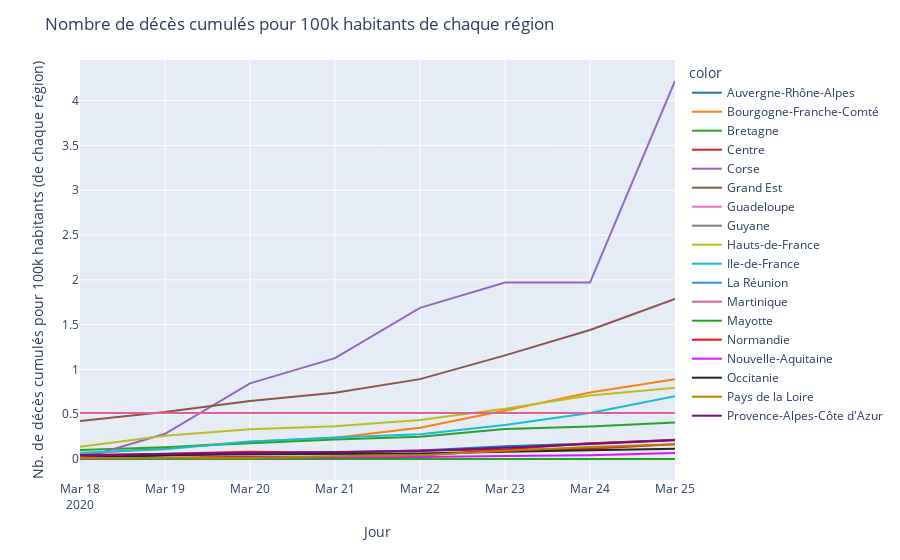

The cell this chart's notebook holds for it:
### Code cell
fig = px.line(x=df_region['jour'], y = df_region['dc']/df_region['regionPopulation']*100000, color=df_region["regionName"], color_discrete_sequence=colors)
fig.update_layout(
    title_text='Nombre de décès cumulés pour 100k habitants de chaque région'
)
fig.update_xaxes(title="Jour")
fig.update_yaxes(title="Nb. de décès cumulés pour 100k habitants (de chaque région)")
fig.show()

### Figure 1 — Plotly figure (JSON) as saved in the notebook; plotly's stock layout.template omitted (floating-point values rounded to 4 significant figures)
{"data": [{"hoverlabel": {"namelength": 0}, "hovertemplate": "color=Auvergne-Rhône-Alpes<br>x=%{x}<br>y=%{y}", "legendgroup": "Auvergne-Rhône-Alpes", "line": {"color": "#1F77B4", "dash": "solid"}, "mode": "lines", "name": "Auvergne-Rhône-Alpes", "showlegend": true, "type": "scatter", "x": ["2020-03-18", "2020-03-19", "2020-03-20", "2020-03-21", "2020-03-22", "2020-03-23", "2020-03-24", "2020-03-25"], "xaxis": "x", "y": [0.01412, 0.04438, 0.06657, 0.07666, 0.09482, 0.1412, 0.1735, 0.2159], "yaxis": "y"}, {"hoverlabel": {"namelength": 0}, "hovertemplate": "color=Bourgogne-Franche-Comté<br>x=%{x}<br>y=%{y}", "legendgroup": "Bourgogne-Franche-Comté", "line": {"color": "#FF7F0E", "dash": "solid"}, "mode": "lines", "name": "Bourgogne-Franche-Comté", "showlegend": true, "type": "scatter", "x": ["2020-03-18", "2020-03-19", "2020-03-20", "2020-03-21", "2020-03-22", "2020-03-23", "2020-03-24", "2020-03-25"], "xaxis": "x", "y": [0.05245, 0.1224, 0.1923, 0.236, 0.3497, 0.542, 0.7431, 0.8917], "yaxis": "y"}, {"hoverlabel": {"namelength": 0}, "hovertemplate": "color=Bretagne<br>x=%{x}<br>y=%{y}", "legendgroup": "Bretagne", "line": {"color": "#2CA02C", "dash": "solid"}, "mode": "lines", "name": "Bretagne", "showlegend": true, "type": "scatter", "x": ["2020-03-18", "2020-03-19", "2020-03-20", "2020-03-21", "2020-03-22", "2020-03-23", "2020-03-24", "2020-03-25"], "xaxis": "x", "y": [0.1018, 0.1309, 0.1745, 0.2182, 0.2473, 0.3345, 0.3636, 0.4072], "yaxis": "y"}, {"hoverlabel": {"namelength": 0}, "hovertemplate": "color=Centre<br>x=%{x}<br>y=%{y}", "legendgroup": "Centre", "line": {"color": "#D62728", "dash": "solid"}, "mode": "lines", "name": "Centre", "showlegend": true, "type": "scatter", "x": ["2020-03-18", "2020-03-19", "2020-03-20", "2020-03-21", "2020-03-22", "2020-03-23", "2020-03-24", "2020-03-25"], "xaxis": "x", "y": [0.01262, 0.01262, 0.02525, 0.02525, 0.03787, 0.101, 0.1136, 0.1641], "yaxis": "y"}, {"hoverlabel": {"namelength": 0}, "hovertemplate": "color=Corse<br>x=%{x}<br>y=%{y}", "legendgroup": "Corse", "line": {"color": "#9467BD", "dash": "solid"}, "mode": "lines", "name": "Corse", "showlegend": true, "type": "scatter", "x": ["2020-03-18", "2020-03-19", "2020-03-20", "2020-03-21", "2020-03-22", "2020-03-23", "2020-03-24", "2020-03-25"], "xaxis": "x", "y": [0, 0.2813, 0.8439, 1.125, 1.688, 1.969, 1.969, 4.22], "yaxis": "y"}, {"hoverlabel": {"namelength": 0}, "hovertemplate": "color=Grand Est<br>x=%{x}<br>y=%{y}", "legendgroup": "Grand Est", "line": {"color": "#8C564B", "dash": "solid"}, "mode": "lines", "name": "Grand Est", "showlegend": true, "type": "scatter", "x": ["2020-03-18", "2020-03-19", "2020-03-20", "2020-03-21", "2020-03-22", "2020-03-23", "2020-03-24", "2020-03-25"], "xaxis": "x", "y": [0.4245, 0.5236, 0.6474, 0.7394, 0.8915, 1.157, 1.44, 1.787], "yaxis": "y"}, {"hoverlabel": {"namelength": 0}, "hovertemplate": "color=Guadeloupe<br>x=%{x}<br>y=%{y}", "legendgroup": "Guadeloupe", "line": {"color": "#E377C2", "dash": "solid"}, "mode": "lines", "name": "Guadeloupe", "showlegend": true, "type": "scatter", "x": ["2020-03-18", "2020-03-19", "2020-03-20", "2020-03-21", "2020-03-22", "2020-03-23", "2020-03-24", "2020-03-25"], "xaxis": "x", "y": [0, 0, 0, 0, 0, 0, 0, 0], "yaxis": "y"}, {"hoverlabel": {"namelength": 0}, "hovertemplate": "color=Guyane<br>x=%{x}<br>y=%{y}", "legendgroup": "Guyane", "line": {"color": "#7F7F7F", "dash": "solid"}, "mode": "lines", "name": "Guyane", "showlegend": true, "type": "scatter", "x": ["2020-03-18", "2020-03-19", "2020-03-20", "2020-03-21", "2020-03-22", "2020-03-23", "2020-03-24", "2020-03-25"], "xaxis": "x", "y": [0, 0, 0, 0, 0, 0, 0, 0], "yaxis": "y"}, {"hoverlabel": {"namelength": 0}, "hovertemplate": "color=Hauts-de-France<br>x=%{x}<br>y=%{y}", "legendgroup": "Hauts-de-France", "line": {"color": "#BCBD22", "dash": "solid"}, "mode": "lines", "name": "Hauts-de-France", "showlegend": true, "type": "scatter", "x": ["2020-03-18", "2020-03-19", "2020-03-20", "2020-03-21", "2020-03-22", "2020-03-23", "2020-03-24", "2020-03-25"], "xaxis": "x", "y": [0.1367, 0.2603, 0.3319, 0.3645, 0.4361, 0.5597, 0.7094, 0.794], "yaxis": "y"}, {"hoverlabel": {"namelength": 0}, "hovertemplate": "color=Ile-de-France<br>x=%{x}<br>y=%{y}", "legendgroup": "Ile-de-France", "line": {"color": "#17BECF", "dash": "solid"}, "mode": "lines", "name": "Ile-de-France", "showlegend": true, "type": "scatter", "x": ["2020-03-18", "2020-03-19", "2020-03-20", "2020-03-21", "2020-03-22", "2020-03-23", "2020-03-24", "2020-03-25"], "xaxis": "x", "y": [0.07073, 0.11, 0.1945, 0.2397, 0.2751, 0.3792, 0.5148, 0.7014], "yaxis": "y"}, {"hoverlabel": {"namelength": 0}, "hovertemplate": "color=La Réunion<br>x=%{x}<br>y=%{y}", "legendgroup": "La Réunion", "line": {"color": "#2E91E5", "dash": "solid"}, "mode": "lines", "name": "La Réunion", "showlegend": true, "type": "scatter", "x": ["2020-03-18", "2020-03-19", "2020-03-20", "2020-03-21", "2020-03-22", "2020-03-23", "2020-03-24", "2020-03-25"], "xaxis": "x", "y": [0, 0, 0, 0, 0, 0, 0, 0], "yaxis": "y"}, {"hoverlabel": {"namelength": 0}, "hovertemplate": "color=Martinique<br>x=%{x}<br>y=%{y}", "legendgroup": "Martinique", "line": {"color": "#E15F99", "dash": "solid"}, "mode": "lines", "name": "Martinique", "showlegend": true, "type": "scatter", "x": ["2020-03-18", "2020-03-19", "2020-03-20", "2020-03-21", "2020-03-22", "2020-03-23", "2020-03-24", "2020-03-25"], "xaxis": "x", "y": [0.5139, 0.5139, 0.5139, 0.5139, 0.5139, 0.5139, 0.5139, 0.5139], "yaxis": "y"}, {"hoverlabel": {"namelength": 0}, "hovertemplate": "color=Mayotte<br>x=%{x}<br>y=%{y}", "legendgroup": "Mayotte", "line": {"color": "#1CA71C", "dash": "solid"}, "mode": "lines", "name": "Mayotte", "showlegend": true, "type": "scatter", "x": ["2020-03-18", "2020-03-19", "2020-03-20", "2020-03-21", "2020-03-22", "2020-03-23", "2020-03-24", "2020-03-25"], "xaxis": "x", "y": [0, 0, 0, 0, 0, 0, 0, 0], "yaxis": "y"}, {"hoverlabel": {"namelength": 0}, "hovertemplate": "color=Normandie<br>x=%{x}<br>y=%{y}", "legendgroup": "Normandie", "line": {"color": "#FB0D0D", "dash": "solid"}, "mode": "lines", "name": "Normandie", "showlegend": true, "type": "scatter", "x": ["2020-03-18", "2020-03-19", "2020-03-20", "2020-03-21", "2020-03-22", "2020-03-23", "2020-03-24", "2020-03-25"], "xaxis": "x", "y": [0.03512, 0.05853, 0.08194, 0.07023, 0.09364, 0.1053, 0.1756, 0.2107], "yaxis": "y"}, {"hoverlabel": {"namelength": 0}, "hovertemplate": "color=Nouvelle-Aquitaine<br>x=%{x}<br>y=%{y}", "legendgroup": "Nouvelle-Aquitaine", "line": {"color": "#DA16FF", "dash": "solid"}, "mode": "lines", "name": "Nouvelle-Aquitaine", "showlegend": true, "type": "scatter", "x": ["2020-03-18", "2020-03-19", "2020-03-20", "2020-03-21", "2020-03-22", "2020-03-23", "2020-03-24", "2020-03-25"], "xaxis": "x", "y": [0.005353, 0.008029, 0.01071, 0.01338, 0.02141, 0.03479, 0.04282, 0.06691], "yaxis": "y"}, {"hoverlabel": {"namelength": 0}, "hovertemplate": "color=Occitanie<br>x=%{x}<br>y=%{y}", "legendgroup": "Occitanie", "line": {"color": "#222A2A", "dash": "solid"}, "mode": "lines", "name": "Occitanie", "showlegend": true, "type": "scatter", "x": ["2020-03-18", "2020-03-19", "2020-03-20", "2020-03-21", "2020-03-22", "2020-03-23", "2020-03-24", "2020-03-25"], "xaxis": "x", "y": [0.01505, 0.04265, 0.05269, 0.06022, 0.06273, 0.08029, 0.09785, 0.1154], "yaxis": "y"}, {"hoverlabel": {"namelength": 0}, "hovertemplate": "color=Pays de la Loire<br>x=%{x}<br>y=%{y}", "legendgroup": "Pays de la Loire", "line": {"color": "#B68100", "dash": "solid"}, "mode": "lines", "name": "Pays de la Loire", "showlegend": true, "type": "scatter", "x": ["2020-03-18", "2020-03-19", "2020-03-20", "2020-03-21", "2020-03-22", "2020-03-23", "2020-03-24", "2020-03-25"], "xaxis": "x", "y": [0.01024, 0.01024, 0.01024, 0.03073, 0.04098, 0.0922, 0.1332, 0.1639], "yaxis": "y"}, {"hoverlabel": {"namelength": 0}, "hovertemplate": "color=Provence-Alpes-Côte d'Azur<br>x=%{x}<br>y=%{y}", "legendgroup": "Provence-Alpes-Côte d'Azur", "line": {"color": "#750D86", "dash": "solid"}, "mode": "lines", "name": "Provence-Alpes-Côte d'Azur", "showlegend": true, "type": "scatter", "x": ["2020-03-18", "2020-03-19", "2020-03-20", "2020-03-21", "2020-03-22", "2020-03-23", "2020-03-24", "2020-03-25"], "xaxis": "x", "y": [0.0442, 0.05683, 0.06945, 0.08208, 0.08839, 0.1263, 0.1642, 0.2084], "yaxis": "y"}], "layout": {"legend": {"title": {"text": "color"}, "tracegroupgap": 0}, "margin": {"t": 60}, "title": {"text": "Nombre de décès cumulés pour 100k habitants de chaque région"}, "xaxis": {"anchor": "y", "domain": [0, 1], "title": {"text": "Jour"}}, "yaxis": {"anchor": "x", "domain": [0, 1], "title": {"text": "Nb. de décès cumulés pour 100k habitants (de chaque région)"}}}}
